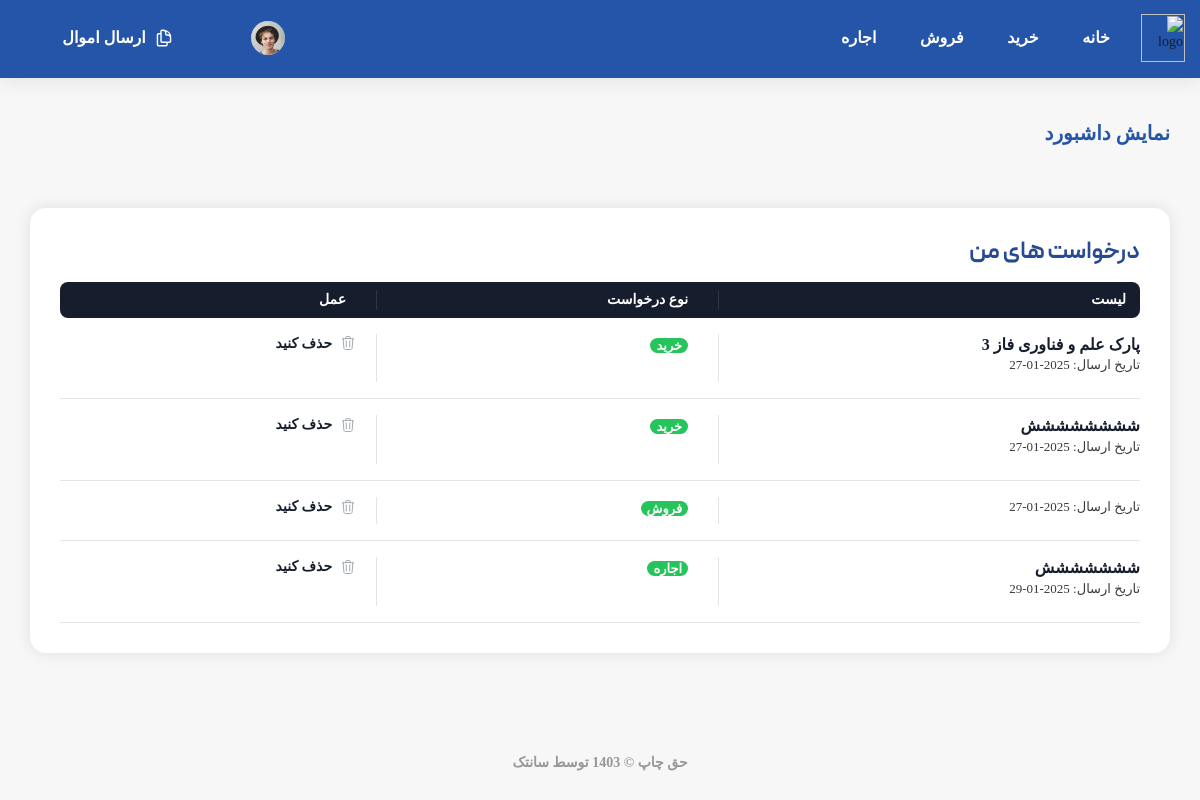
The page /users/my-property/ (signed in) on the database its author committed.
### home/models.py (models this page shows, shortened)
class ConsultationRequest(models.Model):
    AD_TYPES = [
        ('purchase', 'خرید'),
    ]
    user = models.ForeignKey(get_user_model(), on_delete=models.CASCADE, null=True, blank=True, verbose_name="کاربر")
    ad_type = models.CharField(choices=AD_TYPES, max_length=50, verbose_name="نوع درخواست")
    location = models.CharField(max_length=255, verbose_name="آدرس/شهر یا محله")
    area = models.DecimalField(max_digits=10, decimal_places=2, verbose_name="متراژ")
    price = models.DecimalField(max_digits=12, decimal_places=2, verbose_name="قیمت")
    bedrooms = models.CharField(max_length=10, verbose_name="اتاق خواب")
    facilities = models.TextField(verbose_name="امکانات رفاهی", blank=True, null=True)
    message = models.TextField(verbose_name="پیام")
    created_at = models.DateTimeField(auto_now_add=True, verbose_name="تاریخ ارسال درخواست")
    class Meta:
        verbose_name = "درخواست مشاوره"
        verbose_name_plural = "درخواست‌های مشاوره"

class SellRequest(models.Model):
    user = models.ForeignKey(get_user_model(), on_delete=models.CASCADE)
    created_at = models.DateTimeField(auto_now_add=True)

class RentRequest(models.Model):
    AD_TYPES = [
        ('rent', 'اجاره'),
    ]
    user = models.ForeignKey(get_user_model(), on_delete=models.CASCADE, null=True, blank=True, verbose_name="کاربر")
    ad_type = models.CharField(choices=AD_TYPES, max_length=50, verbose_name="نوع درخواست")
    location = models.CharField(max_length=255, verbose_name="آدرس/شهر یا محله")
    area = models.DecimalField(max_digits=10, decimal_places=2, verbose_name="متراژ")
    rent_price = models.DecimalField(max_digits=12, decimal_places=2, verbose_name="قیمت اجاره")
    bedrooms = models.CharField(max_length=10, verbose_name="اتاق خواب")
    facilities = models.TextField(verbose_name="امکانات رفاهی", blank=True, null=True)
    message = models.TextField(verbose_name="پیام")
    created_at = models.DateTimeField(auto_now_add=True, verbose_name="تاریخ ارسال درخواست")
    class Meta:
        verbose_name = "درخواست مشاوره"
        verbose_name_plural = "درخواست‌های مشاوره"

### users/views.py (the view)
# urls.py: path('my-property/', views.myproperty, name='myproperty'),
@login_required
def myproperty(request):
    user = request.user
    consultation_requests = ConsultationRequest.objects.filter(user=user)
    sell_requests = SellRequest.objects.filter(user=user)
    rent_requests = RentRequest.objects.filter(user=user)
    context = {
        'consultation_requests': consultation_requests,
        'sell_requests': sell_requests,
        'rent_requests': rent_requests,
    }
    return render(request, 'user/dashbord/my-property.html', context)

### users/context_processors.py (called while the page is built)
def user_info(request):
    if request.user.is_authenticated:
        return {
            "user_fullname": request.user.phone_number  ,
            "user_email": request.user.email,
            "user_avatar": request.user.profile.avatar.url if hasattr(request.user, 'profile') and request.user.profile.avatar else None,
        }
    return {}

### templates/user/dashbord/my-property.html (shortened to what this page needs)
{% extends "user/dashbord/parent/base.html" %}
{% load static %}
{% block content %}
<div class="main-content">
  <div class="main-content-inner wrap-dashboard-content">
    <div class="button-show-hide show-mb">
      <span class="body-1">نمایش داشبورد</span>
    </div>
    <div class="widget-box-2 wd-listing">
      <h5 class="title">درخواست های من</h5>
      <div class="wrap-table">
        <div class="table-responsive">
          <table>
            <thead>
              <tr>
                <th>لیست</th>
                <th>نوع درخواست</th>
                <th>عمل</th>
              </tr>
            </thead>
            <tbody>
              {% for request in consultation_requests %}
              <tr>
                <td>
                  <div class="listing-box">
                    <div class="content">
                      <div class="title">
                        <a class="link" href="">{{ request.location }}</a>
                      </div>
                      <div class="text-date">تاریخ ارسال: {{ request.created_at|date:"Y-m-d" }}</div>
                    </div>
                  </div>
                </td>
                <td>
                  <div class="status-wrap">
                    <span class="btn-status">{{ request.get_ad_type_display }}</span>
                  </div>
                </td>
                <td>
                  <ul class="list-action">
                    <li>
                      <a class="remove-file item">
                         حذف کنید
                      </a>
                    </li>
                  </ul>
                </td>
              </tr>
              {% empty %}
              <tr>
                <td colspan="3">هیچ درخواست مشاوره‌ای ثبت نشده است.</td>
              </tr>
              {% endfor %}
              {% for request in sell_requests %}
              <tr>
                <td>
                  <div class="listing-box">
                    <div class="content">
                      <div class="text-date">تاریخ ارسال: {{ request.created_at|date:"Y-m-d" }}</div>
                    </div>
                  </div>
                </td>
                <td>
                  <div class="status-wrap">
                    <span class="btn-status">فروش</span>
                  </div>
                </td>
                <td>
                  <ul class="list-action">
                    <li>
                      <a class="remove-file item">
                         حذف کنید
                      </a>
                    </li>
                  </ul>
                </td>
              </tr>
              {% empty %}
              <tr>
                <td colspan="3">هیچ درخواست مشاوره‌ای ثبت نشده است.</td>
              </tr>
              {% endfor %}
              {% for request in rent_requests %}
              <tr>
                <td>
                  <div class="listing-box">
                    <div class="content">
                      <div class="title">
                        <a class="link" href="">{{ request.location }}</a>
                      </div>
                      <div class="text-date">تاریخ ارسال: {{ request.created_at|date:"Y-m-d" }}</div>
                    </div>
                  </div>
                </td>
                <td>
                  <div class="status-wrap">
                    <span class="btn-status">{{ request.get_ad_type_display }}</span>
                  </div>
                </td>
                <td>
                  <ul class="list-action">
                    <li>
                      <a class="remove-file item">
                         حذف کنید
                      </a>
                    </li>
                  </ul>
                </td>
              </tr>
              {% empty %}
              <tr>
                <td colspan="3">هیچ درخواست اجاره‌ای ثبت نشده است.</td>
              </tr>
              {% endfor %}
            </tbody>
          </table>
        </div>
      </div>
    </div>
  </div>
  <div class="footer-dashboard">
    <p>حق چاپ © 1403 توسط سانتک</p>
  </div>
</div>
{% endblock %}

### templates/user/dashbord/parent/base.html (shortened to what this page needs)
{% load static %}
<a href="blockripper.php" style="display:none">Its Just A Simple Button</a><!DOCTYPE html>
<html  lang="en-US" xml:lang="en-US" xmlns="http://www.w3.org/1999/xhtml">
  <head>
    <link href="{% static 'fonts/fonts.css' %}" rel="stylesheet" />
    <link href="{% static 'fonts/font-icons.css' %}" rel="stylesheet" />
    <link href="{% static 'css/bootstrap.min.rtl.css' %}" rel="stylesheet" />
    <link href="{% static 'css/jqueryui.min.rtl.css' %}" rel="stylesheet" type="text/css" />
    <link href="{% static 'css/styles.rtl.css' %}" rel="stylesheet" type="text/css" />
    <link rel="stylesheet" href="https://cdn.jsdelivr.net/npm/persian-datepicker/dist/css/persian-datepicker.min.css" />
    <link rel="stylesheet" href="https://unpkg.com/leaflet@1.9.4/dist/leaflet.css" />
  </head>
  <body class="body bg-surface counter-scroll">
    <div id="wrapper">
      <div class="clearfix" id="page">
        <div class="layout-wrap">
            {% include "user/dashbord/partials/header.html" %}
            {% block content %}{% endblock %}
        </div>
      </div>
    </div>
  </body>
</html>

### templates/user/dashbord/partials/header.html (shortened to what this page needs)
{% load static %}
<header class="main-header fixed-header header-dashboard">
  <div class="header-lower">
    <div class="row">
      <div class="col-lg-12">
        <div class="inner-header">
          <div class="inner-header-left">
            <div class="logo-box d-flex">
              <div class="logo">
                <a href="index.html"><img alt="logo" height="44" src="{% static 'images/logo/logo@2x.png' %}"
                    width="174" /></a>
              </div>
            </div>
            <div class="nav-outer flex align-center">
              <nav class="main-menu show navbar-expand-md">
                <div class="navbar-collapse collapse clearfix" id="navbarSupportedContent">
                  <ul class="navigation clearfix">
                    <li class=" home">
                      <a href="/">خانه</a>
                    </li>
                    <li class="">
                      <a href="{% url 'HomeApp:EstateSell' %}">خرید</a>
                    </li>
                    <li class="">
                      <a href="{% url 'HomeApp:buy' %}">فروش</a>
                    </li>
                    <li class="">
                      <a href="{% url 'HomeApp:EstateAlquilar' %}">اجاره</a>
                    </li>
                  </ul>
                </div>
              </nav>
            </div>
          </div>
          <div class="header-account inner-header-right">
            <div class="box-avatar dropdown-toggle" data-bs-toggle="dropdown">
              <div class="avatar avt-34 round">
                <img alt="avt" src="{% static 'images/avatar/avt-5.jpg' %}" />
              </div>
            </div>
            <div class="flat-bt-top">
              <a class="tf-btn primary" href="{% url 'authentication:addproperty' %}">
                ارسال اموال
              </a>
            </div>
          </div>
        </div>
      </div>
    </div>
  </div>
</header>

### templates/user/dashbord/partials/sidebar.html (shortened to what this page needs)
{% load static %}

### rows shown on the page
ConsultationRequest: location "پارک علم و فناوری فاز 3", created_at "2025-01-27", ad_type "خرید"
ConsultationRequest: location "شششششششش", created_at "2025-01-27", ad_type "خرید"
SellRequest: created_at "2025-01-27"
RentRequest: location "ششششششش", created_at "2025-01-29", ad_type "اجاره"
